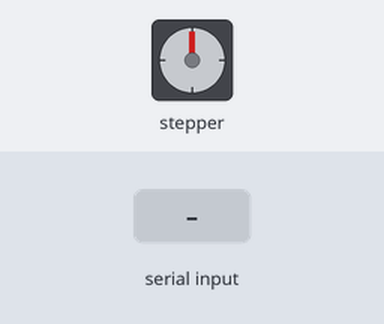
Recording of a sketch running on a simulated Arduino Uno, built with avr-gcc and run on an emulated ATmega328P. Shown: stepper motor. The inputs (shaded band) are chosen by the test bench. Stepper angles assume 200 steps per turn.

Above: at 1.2 s.
1.3 s: "90,45\n" received over Serial
At 3.1 s:
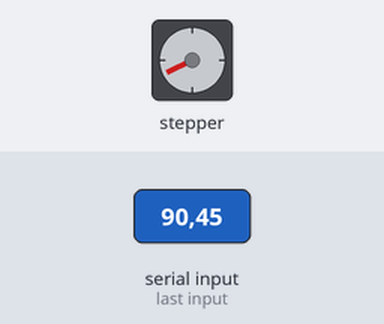
3.4 s: "30,150\n" received over Serial
At 4.7 s:
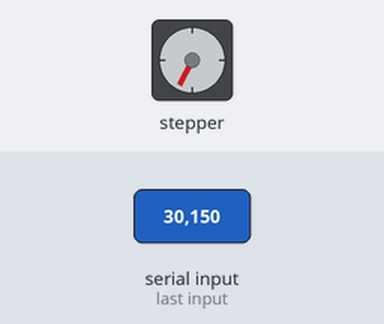
5.8 s: "90\n" received over Serial
At 6.17 s:
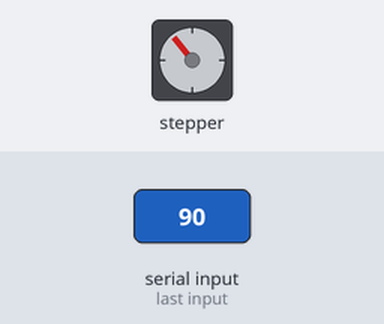
7.7 s: "200\n" received over Serial
At 7.85 s:
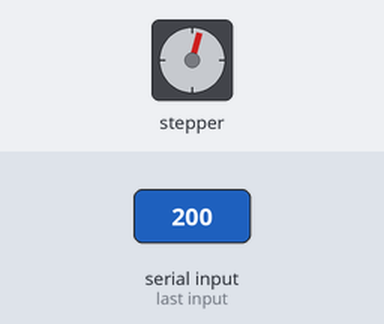
10.1 s: "90\n" received over Serial
At 11.1 s:
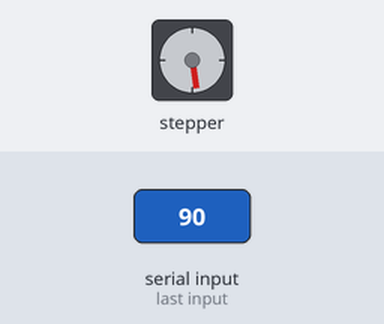
12.0 s: "5\n" received over Serial
At 12.6 s:
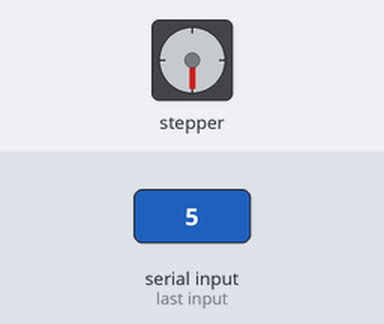
Timing chart, 0 to 14.5 s (numbered marks = the images above; inputs shaded):
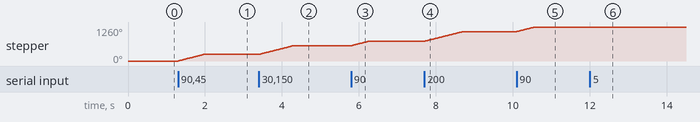

Measured:
- after the input at 1.3 s, stepper: turns 243° clockwise in 0.68 s, starting at once
- after the input at 3.4 s, stepper: turns 324° clockwise in 0.90 s, starting at once
- after the input at 5.8 s, stepper: turns 162° clockwise in 0.44 s, starting at once
- after the input at 7.7 s, stepper: turns 360° clockwise in 0.99 s, starting at once
- after the input at 10.1 s, stepper: turns 162° clockwise in 0.44 s, starting at once
- after the input at 12.0 s, stepper: goes 1258° 0.02 s, then 1260°, starting at once

The sketch:

motor_control.ino
```cpp
#include <Stepper.h>

const int stepsPerRevolution = 200;
Stepper stepper(stepsPerRevolution, 8, 9, 10, 11);

void setup() {
  Serial.begin(9600);
  stepper.setSpeed(60);
}

void loop() {
  if (Serial.available()) {
    int steps = Serial.parseInt();
    stepper.step(steps);
  }
}
```
